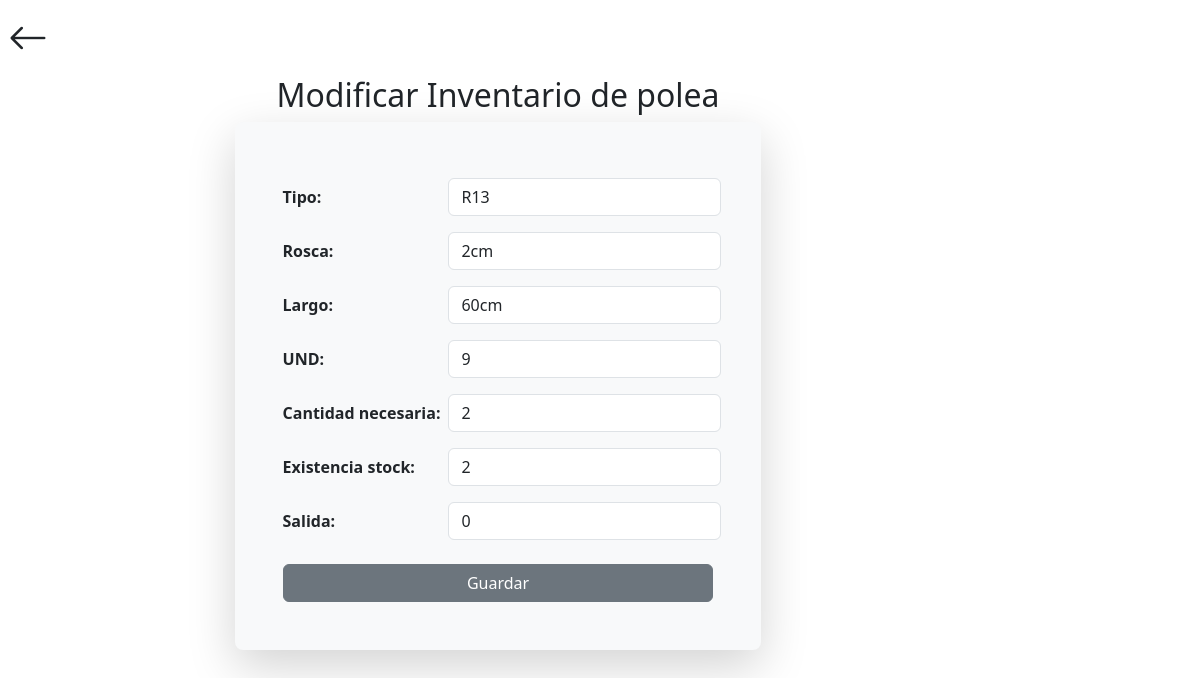
/repuesto/mod_inventario/2, run on an earlier commit of the app's database.
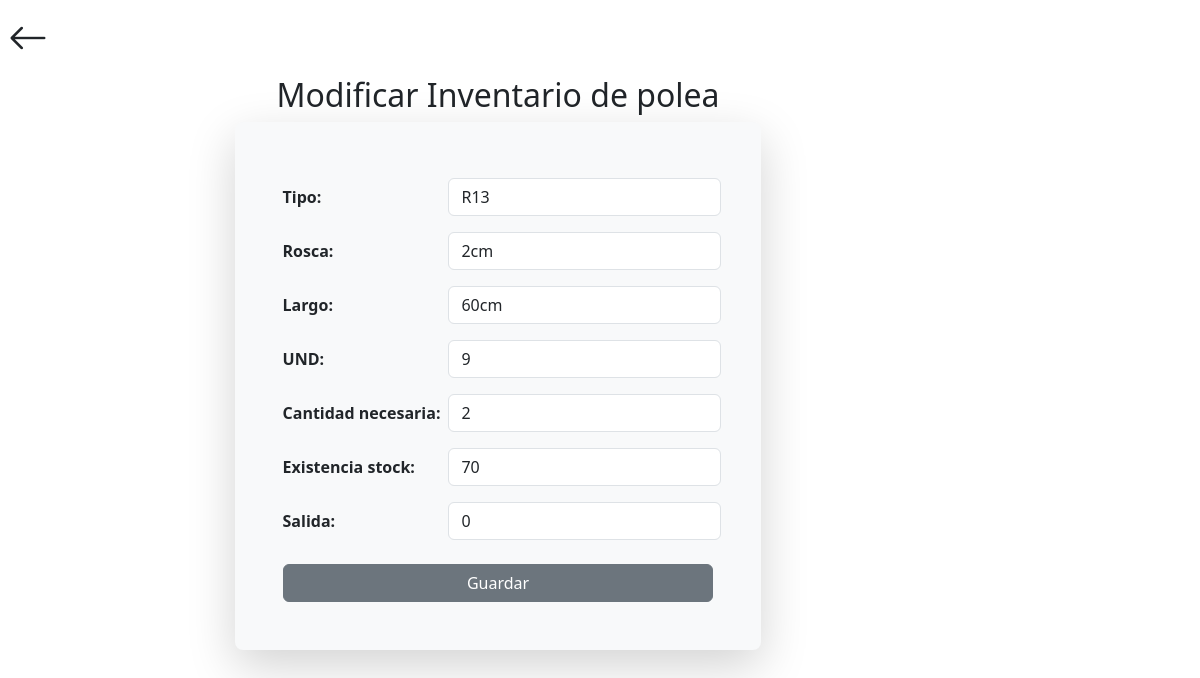
And on a later commit of the database.
### app/mUP_repuesto/models.py (models this page shows, shortened)
class Inventario(models.Model):
    parte = models.ForeignKey(Parte, on_delete=models.CASCADE)
    tipo = models.CharField(max_length=50, null=False, blank=False, default="")
    rosca = models.CharField(max_length=50, null=False, blank=False, default="")
    largo = models.CharField(max_length=50, null=False, blank=False, default="")
    und = models.CharField(max_length=50, null=False, blank=False, default="")
    cantidad_necesaria = models.IntegerField(null=False, blank=False)
    existencia_stock = models.IntegerField(null=False, blank=False)
    salida = models.IntegerField(null=False, blank=False)
    class Meta:
        indexes = [
            models.Index(fields=['parte']),
        ]

### app/mUP_repuesto/views.py (the view, shortened to what this page needs)
# urls.py: path('mod_inventario/<int:id>', views.mod_inventario, name="mod_inventario"),
def mod_inventario(request, id):
    inventario = get_object_or_404(Inventario, id=id)
    parte = inventario.parte
    if request.method == 'GET':
        inve_form = InventarioRepuestoForm(instance=inventario)
    context = {
        'parte': parte,
        'inve_form': inve_form
    }
    return render(request, 'mUP_repuesto/mod_inventario.html', context) if request.method in ['GET', 'POST'] else HttpResponse("Method Not Allowed", status=405)

### app/mUP_repuesto/forms.py
class InventarioRepuestoForm(forms.ModelForm):
    class Meta:
        model = Inventario
        fields = '__all__'
        exclude = ['parte']
        labels = {
            'und': 'UND',
        }
        widgets = {
            'tipo': forms.TextInput(attrs={'class': 'form-control m-2'}),
            'rosca': forms.TextInput(attrs={'class': 'form-control m-2'}),
            'largo': forms.TextInput(attrs={'class': 'form-control m-2'}),
            'und': forms.TextInput(attrs={'class': 'form-control m-2'}),
            'cantidad_necesaria': forms.NumberInput(attrs={'class': 'form-control m-2', 'type': 'number'}),
            'existencia_stock': forms.NumberInput(attrs={'class': 'form-control m-2', 'type': 'number'}),
            'salida': forms.NumberInput(attrs={'class': 'form-control m-2', 'type': 'number'}),
        }

### app/mUP_repuesto/models.py (called while the page is built)
    def __str__(self):
        return self.nombre

### templates/mUP_repuesto/mod_inventario.html (shortened to what this page needs)
{% extends "layout/base.html" %}
{% block 'styles' %}
{% load static %}
<link rel="stylesheet" href="{% static "css/forms.css" %}">
{% endblock 'styles' %}
{% block 'content' %}
<div class="container mb-5">
    <div class="d-flex p-2 justify-content-between">
        <a class="text-decoration-none text-dark" href="{% url "detalles_repuesto_maquina" id=parte.maquina.id %}">
            <i class="bi bi-arrow-left fs-1"></i>
        </a>
    </div>
    <h2 class="text-center">Modificar Inventario de {{ parte }}</h2>
    <div class="d-flex justify-content-center align-items-center">
        <form class="p-5 rounded-3 bg-body-tertiary shadow-lg" action="" method='POST' enctype="multipart/form-data">
            <table>
                {{ inve_form.as_table }}
            </table>
            <div class="d-grid gap-2 mt-3">
                <button type="submit" class="btn btn-secondary">Guardar</button>
            </div>
        </form>
    </div>
</div>
{% endblock %}

What changed in the data, as far as the page shows it:
changed Inventario "2cm": existencia_stock "2" → "70"
